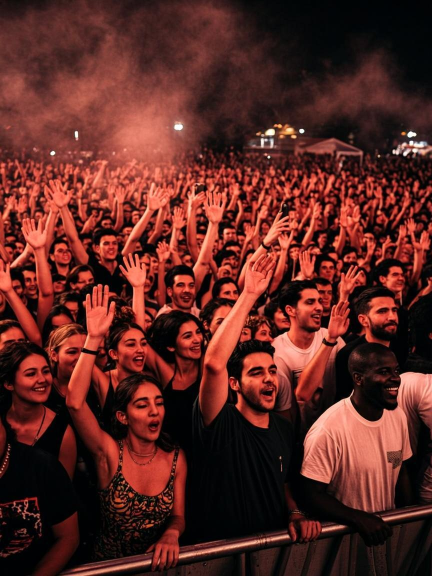
#> input picture scripts/congoflow/images/auth-concert.png, 864 x 1152 px, found by its file name (shown at 1/2 size); its folder holds only this picture in this run
$ python conv_images.py
#> lines starting #> are read from the running program, lines starting #| are printed output that depends on the picture
# CongoFlow — conversion PNG → WebP (recadrages 4:5, 3:2, 9:16) + rapport de tailles
import os
from PIL import Image

SRC = '/home/z/my-project/scripts/congoflow/images'

def convert(name, out, crop_ratio, max_w, q):
    p = os.path.join(SRC, name + '.png')
    if not os.path.exists(p):
        print('MISSING', name); return
    im = Image.open(p).convert('RGB')
    w, h = im.size
    # recadrage centré au ratio demandé
    if w / h > crop_ratio:
        nw = int(h * crop_ratio); x = (w - nw) // 2; im = im.crop((x, 0, x + nw, h))
    else:
        nh = int(w / crop_ratio); y = (h - nh) // 2; im = im.crop((0, y, w, y + nh))
    if im.width > max_w:
        im = im.resize((max_w, int(max_w / crop_ratio)), Image.LANCZOS)
    outp = os.path.join(SRC, out + '.webp')
    im.save(outp, 'WEBP', quality=q, method=6)
    print(f'{out:24s} {im.size} {os.path.getsize(outp)//1024} KB')

posters = ['rumba','club','conf','foot','wax','gospel','gastro','roof']
scenes = ['crowd','friends','dancers','hall']
auths = ['concert','dance','orga','street','culture']

for i in posters: convert('poster-' + i, 'w-poster-' + i, 4/5, 750, 68)
for i in scenes:  convert('scene-' + i,  'w-scene-' + i,  3/2, 960, 60)
for i in auths:
    convert('auth-' + i, 'w-auth-' + i, 3/4, 750, 66)
#> in convert, im is the input picture: PIL image 864x1152 RGB; mean R, G, B 92.4, 40.2, 34.5
#> in convert (call 13), `im = im.resize((max_w, int(max_w / crop_ratio)), Image.LANCZOS)`:
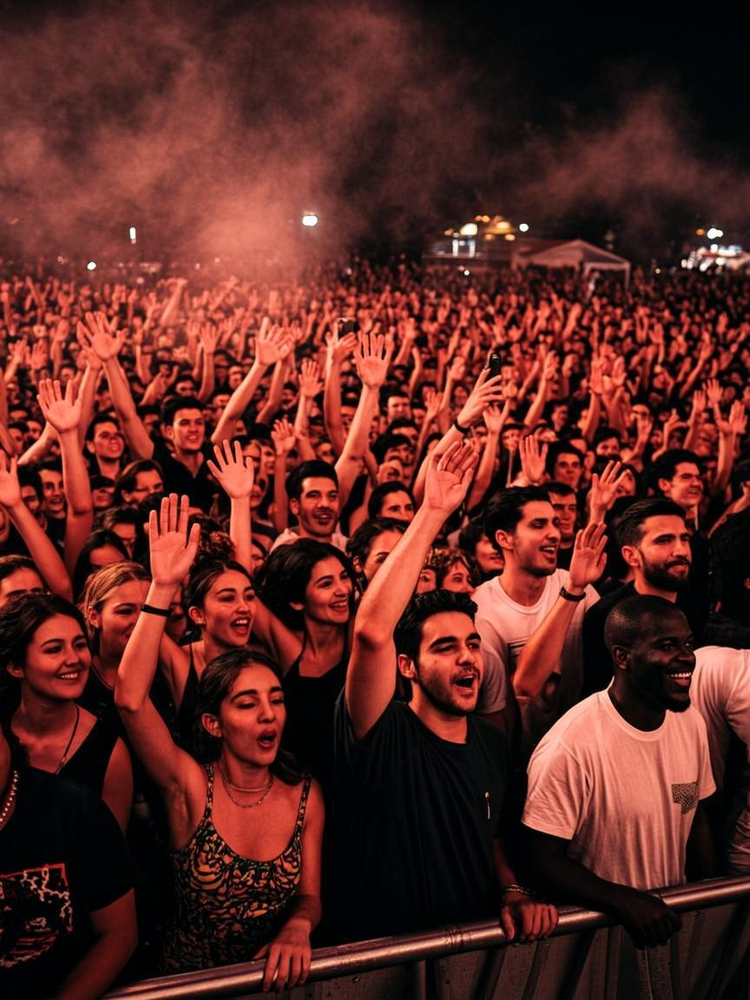
#> im: PIL image 750x1000 RGB; mean R, G, B 92.4, 40.2, 34.5
#| w-auth-concert           (750, 1000) 63 KB
    convert('auth-' + i, 'w-authm-' + i, 9/16, 562, 62)
#> in convert (call 14), `im = im.crop((x, 0, x + nw, h))`:
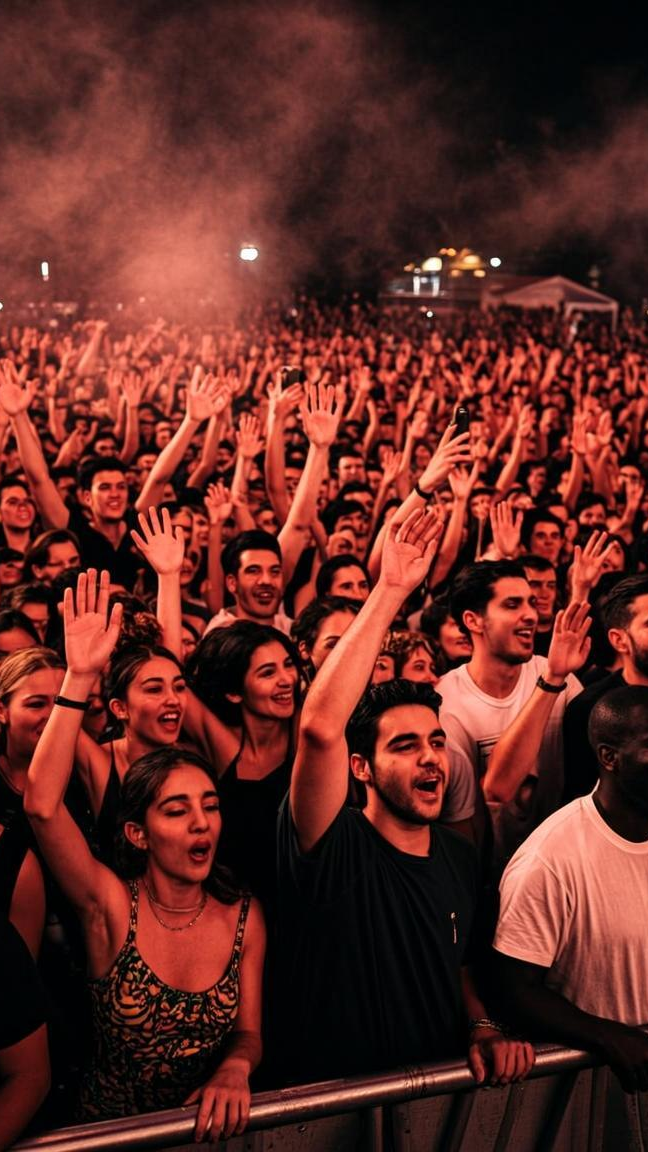
#> im: PIL image 648x1152 RGB; mean R, G, B 96.6, 41.9, 35.6
#| w-authm-concert          (562, 999) 46 KB

total = sum(os.path.getsize(os.path.join(SRC, f)) for f in os.listdir(SRC) if f.endswith('.webp'))
print('TOTAL WEBP:', total // 1024, 'KB')
